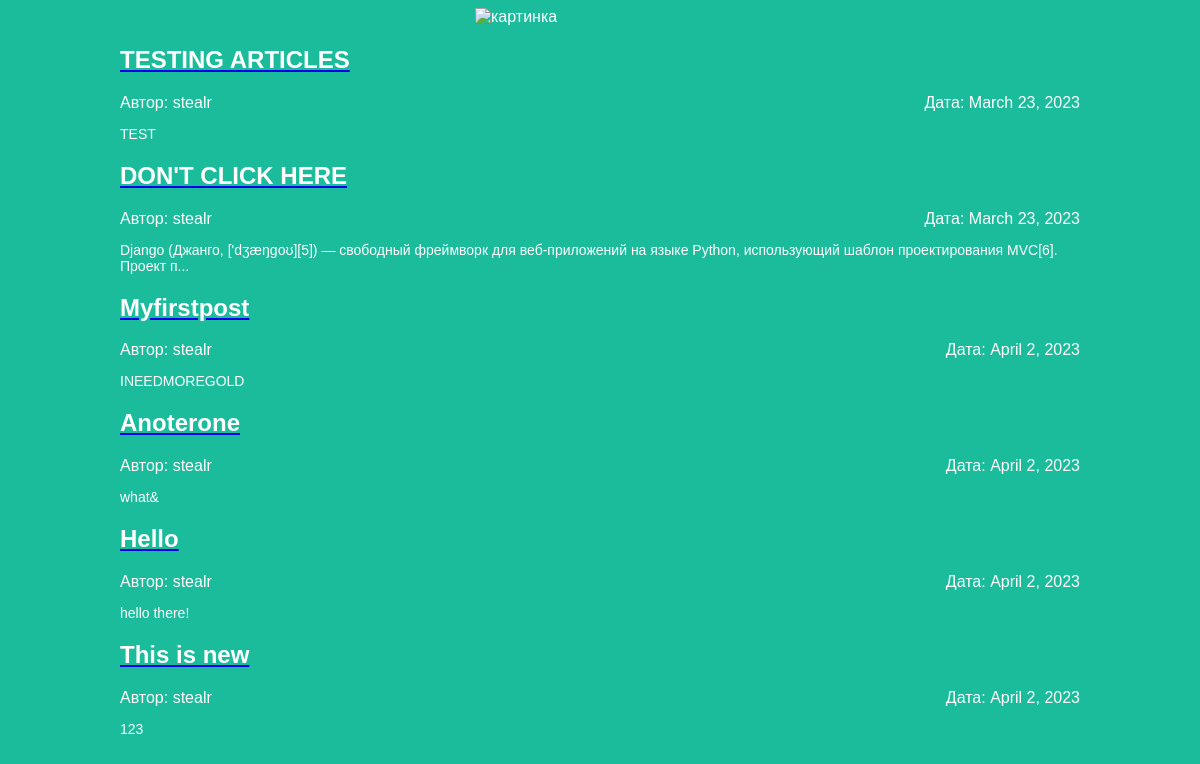
The page / on the database its author committed.
### articles/models.py (models this page shows, shortened)
class Article(models.Model):
    title = models.CharField(max_length=200)
    author = models.ForeignKey(User, on_delete=models.CASCADE)
    text = models.TextField()
    created_date = models.DateField(auto_now_add=True)
    def get_excerpt(self):
        return self.text[:140] + "..." if len(self.text) > 140 else self.text

### articles/views.py (the view)
# urls.py: path('', views.archive, name='archive'),
def archive(request):
    return render(request, 'archive.html', {"posts": Article.objects.all()})

### articles/templates/archive.html (shortened to what this page needs)
<!DOCTYPE html>
<html>
    <head>
		<link rel="stylesheet" href="{{ STATIC_URL }}/static/article.css">
    </head>
    <body>
		<div class="header">
		<img src="https://cdn.iconscout.com/icon/free/png-256/django-2-282855.png" alt="картинка">
		</div>
		<div class="archive">
			{% for post in posts %}
			<div class="one-post">
				<a href="http://127.0.0.1:8000/article/{{ post.id }}"><h2 class="post-title">{{ post.title }}</h2></a>
				<div class="article-info">
					<div class="article-created-date">Дата: {{ post.created_date }}</div>
					<div class="article-author">Автор: {{ post.author.username }}</div>
				</div>
				<p class="article-text">{{ post.get_excerpt }}</p>
			</div>
			{% endfor %}
		</div>
    </body>
</html>

### articles/static/article.css (style rules this page uses)
body { background: #1abc9c; font-family: Tahoma, Arial, sans-serif; color: #ffffff; }
.article-text { position: static; font-size: 14px; }
.header img { display: block; width: 250px; margin-left: auto; margin-right: auto; }
.archive { width: 960px; margin-left: auto; margin-right: auto; }
.post-title { color: #ffffff; }
.article-created-date { position: absolute; text-align: right; width: 960px; margin-left: auto; margin-right: auto; }

### rows shown on the page
Article: title "TESTING ARTICLES", created_date "March 23, 2023", author.username "stealr", get_excerpt "TEST"
Article: title "DON'T CLICK HERE", created_date "March 23, 2023", author.username "stealr", get_excerpt "Django (Джанго, ['dʒæŋɡoʊ][5]) — свободный фреймворк для веб-приложений на языке Python, использующий шаблон проектирования MVC[6]. Проект п..."
Article: title "Myfirstpost", created_date "April 2, 2023", author.username "stealr", get_excerpt "INEEDMOREGOLD"
Article: title "Anoterone", created_date "April 2, 2023", author.username "stealr", get_excerpt "what&"
Article: title "Hello", created_date "April 2, 2023", author.username "stealr", get_excerpt "hello there!"
Article: title "This is new", created_date "April 2, 2023", author.username "stealr", get_excerpt "123"
